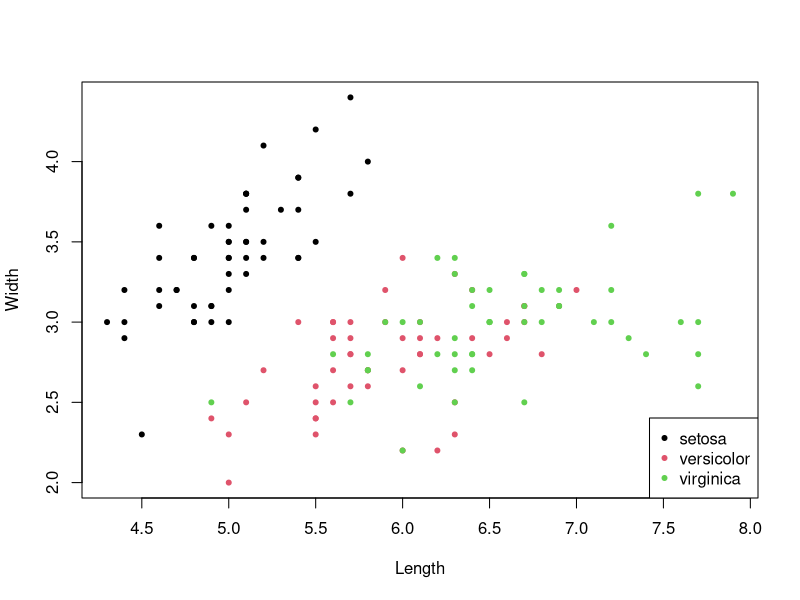
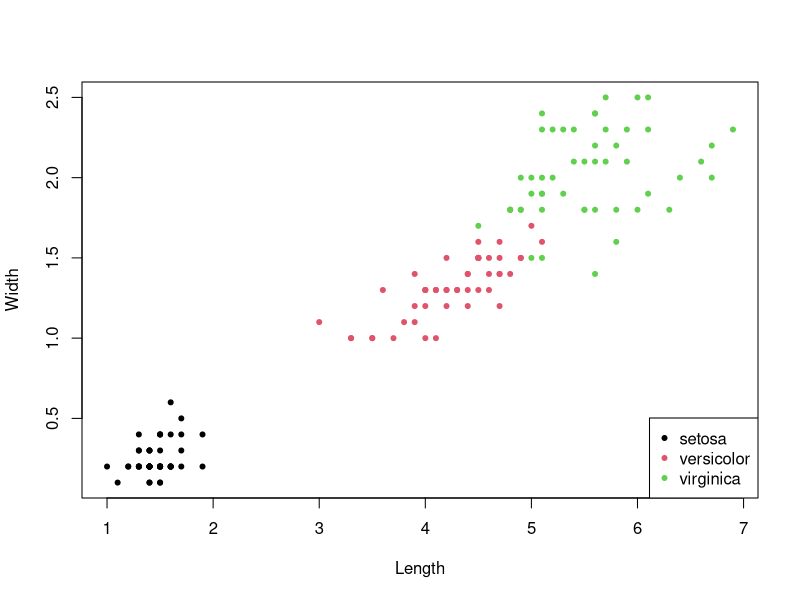

Source code (R) for these figures, in order:
## ---- chunk 1
knitr::opts_chunk$set(echo = TRUE)
options(width = 100)
## ---- chunk 2
summary(iris)
## ---- chunk 3
llen <- iris$Sepal.Length
lwid <- iris$Sepal.Width
## ---- chunk 4
plot(llen, lwid, xlab = "Length", ylab = "Width",
pch = 20, col = as.numeric(iris$Species))
legend("bottomright", legend = levels(iris$Species), col = 1:3, pch = 20)

## ---- chunk 5
llen <- iris$Petal.Length
lwid <- iris$Petal.Width
## ---- chunk 6
plot(llen, lwid, xlab = "Length", ylab = "Width",
pch = 20, col = as.numeric(iris$Species))
legend("bottomright", legend = levels(iris$Species), col = 1:3, pch = 20)

